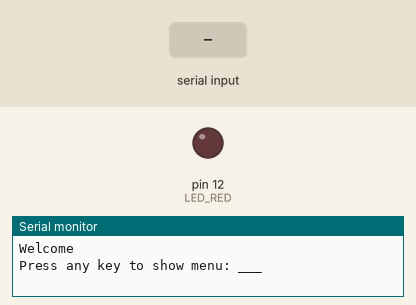
Simulated run of this sketch. Board: Arduino Uno, built with avr-gcc and run on an emulated ATmega328P. On the bench: output pins drawn as LEDs (lit = HIGH), the last lines printed to the serial monitor. Inputs (shaded band) come from the test bench.

Above: at 1.2 s.
1.3 s: "1" received over Serial
At 2.5 s:
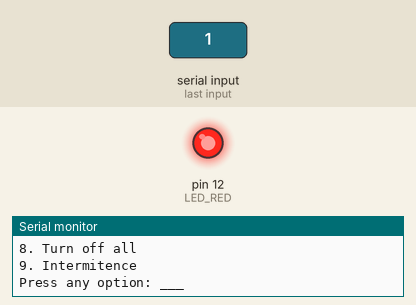
2.9 s: "2" received over Serial
At 3.7 s:
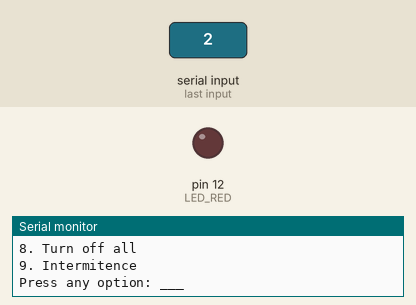
4.5 s: "7" received over Serial
At 6.1 s:
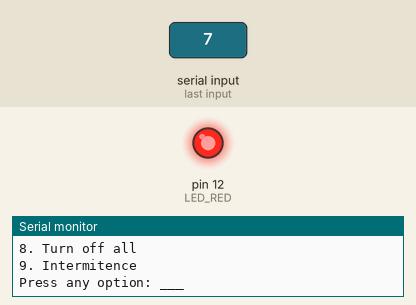
Timing chart, 0 to 7.6 s (numbered marks = the images above; inputs shaded):
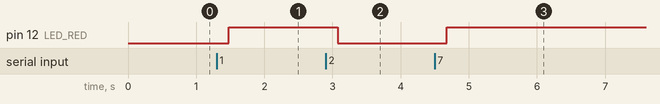

The sketch:

Menu.ino
```cpp
char opt;
int const LED_RED = 12;
int const LED_YELLOW = 11;
int const LED_GREEN = 10;


void Menu() {

  Serial.println(" - - - Main Menu - - - ");
  Serial.println("1. Turn on led Red");
  Serial.println("2. Turn off led Red");
  Serial.println("3. Turn on led Yellow");
  Serial.println("4. Turn off led Yellow");
  Serial.println("5. Turn on led Green");
  Serial.println("6. Turn off led Green");
  Serial.println("7. Turn on all");
  Serial.println("8. Turn off all");
  Serial.println("9. Intermitence");
  Serial.println("Press any option: ___ ");

}

void setup() {

  pinMode (LED_RED, OUTPUT);

  Serial.begin(9600);
  Serial.println("Welcome");
  Serial.println("Press any key to show menu: ___ ");

}

void loop() {

  if(Serial.available() > 0){

    Menu();
    opt = Serial.read();

    if(opt == '1'){

        digitalWrite(LED_RED, HIGH);
    }

    if(opt == '2'){

        digitalWrite(LED_RED, LOW);

    }

    if(opt == '3'){

        digitalWrite(LED_YELLOW, HIGH);
    }

    if(opt == '4'){

        digitalWrite(LED_YELLOW, LOW);

    }

    if(opt == '5'){

        digitalWrite(LED_GREEN, HIGH);
    }

    if(opt == '6'){

        digitalWrite(LED_GREEN, LOW);

    }

    if(opt == '7'){

        digitalWrite(LED_RED, HIGH);
        digitalWrite(LED_YELLOW, HIGH);
        digitalWrite(LED_GREEN, HIGH);

    }

    if(opt == '8'){

        digitalWrite(LED_RED, LOW);
        digitalWrite(LED_YELLOW, LOW);
        digitalWrite(LED_GREEN, LOW);

    }

    if(opt == '9'){

        digitalWrite(LED_RED, HIGH);
        delay(500);
        digitalWrite(LED_RED, LOW);
        delay(500);
        digitalWrite(LED_YELLOW, HIGH);
        delay(500);
        digitalWrite(LED_YELLOW, LOW);
        delay(500);
        digitalWrite(LED_GREEN, HIGH);
        delay(500);
        digitalWrite(LED_GREEN, LOW);
        delay(500);

    }
  }
}
```

Measured:
- after the input at 1.3 s, pin 12 (LED_RED): LOW → HIGH after 0.17 s
- after the input at 2.9 s, pin 12 (LED_RED): HIGH → LOW after 0.17 s
- after the input at 4.5 s, pin 12 (LED_RED): LOW → HIGH after 0.17 s
